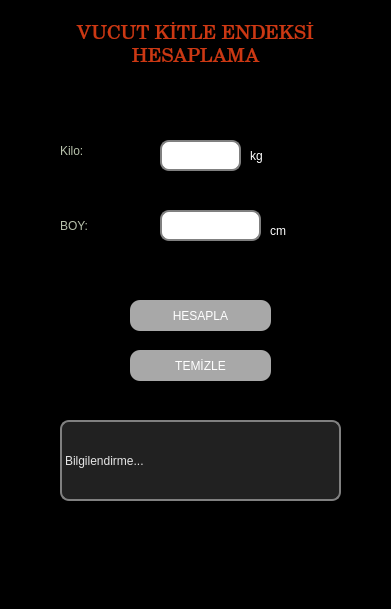
<?xml version="1.0" encoding="UTF-8"?>
<ui version="4.0">
 <class>MainWindow</class>
 <widget class="QMainWindow" name="MainWindow">
  <property name="geometry">
   <rect>
    <x>0</x>
    <y>0</y>
    <width>391</width>
    <height>609</height>
   </rect>
  </property>
  <property name="minimumSize">
   <size>
    <width>391</width>
    <height>609</height>
   </size>
  </property>
  <property name="maximumSize">
   <size>
    <width>391</width>
    <height>609</height>
   </size>
  </property>
  <property name="windowTitle">
   <string>MainWindow</string>
  </property>
  <widget class="QWidget" name="centralwidget">
   <widget class="QFrame" name="frame">
    <property name="geometry">
     <rect>
      <x>-30</x>
      <y>-30</y>
      <width>441</width>
      <height>661</height>
     </rect>
    </property>
    <property name="minimumSize">
     <size>
      <width>391</width>
      <height>611</height>
     </size>
    </property>
    <property name="maximumSize">
     <size>
      <width>1000</width>
      <height>1000</height>
     </size>
    </property>
    <property name="styleSheet">
     <string notr="true">QFrame{
background-color: rgb(0, 0, 0);
}</string>
    </property>
    <property name="frameShape">
     <enum>QFrame::StyledPanel</enum>
    </property>
    <property name="frameShadow">
     <enum>QFrame::Raised</enum>
    </property>
    <widget class="QLabel" name="label">
     <property name="geometry">
      <rect>
       <x>60</x>
       <y>40</y>
       <width>331</width>
       <height>71</height>
      </rect>
     </property>
     <property name="font">
      <font>
       <family>Century</family>
       <pointsize>14</pointsize>
       <weight>50</weight>
       <italic>false</italic>
       <bold>false</bold>
      </font>
     </property>
     <property name="styleSheet">
      <string notr="true">QLabel{
	font: 14pt &quot;Century&quot;;
	color: rgb(204, 56, 19);

}</string>
     </property>
     <property name="text">
      <string>VUCUT KİTLE ENDEKSİ HESAPLAMA</string>
     </property>
     <property name="scaledContents">
      <bool>false</bool>
     </property>
     <property name="alignment">
      <set>Qt::AlignCenter</set>
     </property>
     <property name="wordWrap">
      <bool>true</bool>
     </property>
     <property name="margin">
      <number>0</number>
     </property>
     <property name="indent">
      <number>1</number>
     </property>
     <property name="openExternalLinks">
      <bool>false</bool>
     </property>
    </widget>
    <widget class="QLabel" name="label_2">
     <property name="geometry">
      <rect>
       <x>90</x>
       <y>170</y>
       <width>71</width>
       <height>21</height>
      </rect>
     </property>
     <property name="styleSheet">
      <string notr="true">QLabel{
color: rgb(184, 194, 172);
	font: 10pt &quot;Wide Latin&quot;;

}</string>
     </property>
     <property name="text">
      <string>Kilo:</string>
     </property>
    </widget>
    <widget class="QLabel" name="label_3">
     <property name="geometry">
      <rect>
       <x>90</x>
       <y>240</y>
       <width>71</width>
       <height>31</height>
      </rect>
     </property>
     <property name="styleSheet">
      <string notr="true">QLabel{
color: rgb(184, 194, 172);
	font: 9pt &quot;Wide Latin&quot;;

}</string>
     </property>
     <property name="text">
      <string>BOY:</string>
     </property>
    </widget>
    <widget class="QLineEdit" name="lineEdit_kilo">
     <property name="geometry">
      <rect>
       <x>190</x>
       <y>170</y>
       <width>81</width>
       <height>31</height>
      </rect>
     </property>
     <property name="styleSheet">
      <string notr="true">QLineEdit{ 
background-color:rgb(255, 255, 255);
border: 2px solid gray;
border-radius: 9px;
padding: 0 8px;
selection-background-color: darkgray;
font-size: 16px;}
QLineEdit:focus { 
background-color:rgb(222, 222, 222);}
                                        </string>
     </property>
     <property name="maxLength">
      <number>3</number>
     </property>
    </widget>
    <widget class="QLineEdit" name="lineEdit_boy">
     <property name="geometry">
      <rect>
       <x>190</x>
       <y>240</y>
       <width>101</width>
       <height>31</height>
      </rect>
     </property>
     <property name="styleSheet">
      <string notr="true">QLineEdit{ 
background-color:rgb(255, 255, 255);
border: 2px solid gray;
border-radius: 9px;
padding: 0 8px;
selection-background-color: darkgray;
font-size: 16px;}
QLineEdit:focus { 
background-color:rgb(222, 222, 222);}</string>
     </property>
     <property name="maxLength">
      <number>3</number>
     </property>
    </widget>
    <widget class="QLabel" name="label_6">
     <property name="geometry">
      <rect>
       <x>300</x>
       <y>250</y>
       <width>71</width>
       <height>21</height>
      </rect>
     </property>
     <property name="styleSheet">
      <string notr="true">QLabel{
color: rgb(255, 255, 255);
	
	font: 10pt &quot;Palatino Linotype&quot;;

}</string>
     </property>
     <property name="text">
      <string>cm</string>
     </property>
    </widget>
    <widget class="QPushButton" name="pushButton_hesapla">
     <property name="geometry">
      <rect>
       <x>160</x>
       <y>330</y>
       <width>141</width>
       <height>31</height>
      </rect>
     </property>
     <property name="styleSheet">
      <string notr="true">QPushButton{
color: rgb(255, 255, 255);
	background-color: rgb(168, 168, 168);
	font: 12pt &quot;Elephant&quot;;
border-radius: 10px;
}
QPushButton::hover{
border-bottom: 2px solid gray;
border-left: 2px solid gray;
}



</string>
     </property>
     <property name="text">
      <string>HESAPLA</string>
     </property>
    </widget>
    <widget class="QLabel" name="label_bilgilendirme">
     <property name="geometry">
      <rect>
       <x>90</x>
       <y>450</y>
       <width>281</width>
       <height>81</height>
      </rect>
     </property>
     <property name="styleSheet">
      <string notr="true">QLabel{
background-color: rgb(33, 33, 33);
	font: 87 10pt &quot;Arial Black&quot;;
	color: rgb(229, 229, 229);
border: 2px solid gray;
border-radius: 9px;
}</string>
     </property>
     <property name="text">
      <string>Bilgilendirme...</string>
     </property>
    </widget>
    <widget class="QPushButton" name="pushButton_temizle">
     <property name="geometry">
      <rect>
       <x>160</x>
       <y>380</y>
       <width>141</width>
       <height>31</height>
      </rect>
     </property>
     <property name="styleSheet">
      <string notr="true">QPushButton{
color: rgb(255, 255, 255);
	background-color: rgb(168, 168, 168);
	font: 12pt &quot;Elephant&quot;;
border-radius: 10px;
}
QPushButton::hover{
border-bottom: 2px solid gray;
border-left: 2px solid gray;
}

</string>
     </property>
     <property name="text">
      <string>TEMİZLE</string>
     </property>
    </widget>
    <widget class="QLabel" name="label_7">
     <property name="geometry">
      <rect>
       <x>280</x>
       <y>170</y>
       <width>71</width>
       <height>31</height>
      </rect>
     </property>
     <property name="styleSheet">
      <string notr="true">QLabel{
color: rgb(255, 255, 255);
	
	font: 10pt &quot;Palatino Linotype&quot;;

}</string>
     </property>
     <property name="text">
      <string>kg</string>
     </property>
    </widget>
   </widget>
  </widget>
 </widget>
 <resources/>
 <connections/>
</ui>
